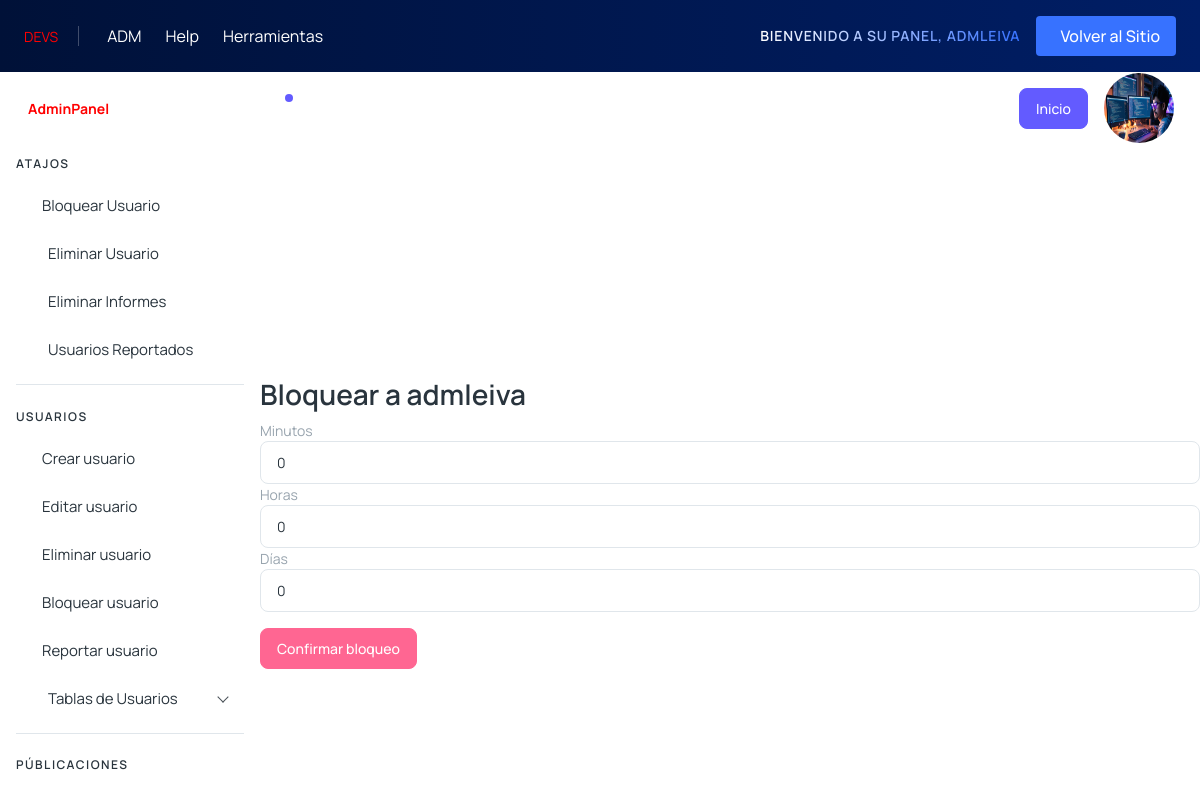
Page /bloquearUsuario/1/ (signed in) on the committed database.
### users/models.py (models this page shows, shortened)
class Profile(models.Model):
    user = models.OneToOneField(User, on_delete=models.CASCADE)
    full_name = models.CharField(max_length=150, blank=True, null=True)
    avatar = models.ImageField(upload_to=user_avatar_path, default='profiles/default.png')
    bio = models.TextField(blank=True, null=True)
    phone = models.CharField(max_length=20, blank=True, null=True)
    is_blocked = models.BooleanField(default=False)
    blocked_until = models.DateTimeField(null=True, blank=True)

### dashboard/views.py (the view)
# urls.py: path('bloquearUsuario/<int:user_id>/', views.blockUser, name='bloquearUsuario'),
@login_required
def blockUser(request, user_id):
    current_admin = request.user
    profileAdmin, created = Profile.objects.get_or_create(user=current_admin)
    if not request.user.is_staff:
        return HttpResponseForbidden("No tenés permisos.")
    user_to_block = get_object_or_404(User, pk=user_id)
    profile = user_to_block.profile
    if request.method == "POST":
        minutes = int(request.POST.get("minutes", 0))
        hours   = int(request.POST.get("hours", 0))
        days    = int(request.POST.get("days", 0))
        profile.block(minutes=minutes, hours=hours, days=days)
        return redirect("dashboard")
    return render(request, "dashboard/usuarios/bloquearUsuario.html", {
        'admin_profile': profileAdmin,
        "user": user_to_block
    })

### dashboard/templates/dashboard/usuarios/bloquearUsuario.html (shortened to what this page needs)
{% extends 'dashboard/baseAdmin.html' %}
{% load static %}
{% block content %}
<br><br><br><br><br><br><br><br><br><br><br><br><br><br><br><br><br><br>
<h2>Bloquear a {{ user.username }}</h2>
<form method="POST">
    <label>Minutos</label>
    <input type="number" name="minutes" min="0" value="0" class="form-control" />
    <label>Horas</label>
    <input type="number" name="hours" min="0" value="0" class="form-control" />
    <label>Días</label>
    <input type="number" name="days" min="0" value="0" class="form-control" />
    <button class="btn btn-danger mt-3">Confirmar bloqueo</button>
</form>
{% endblock %}

### dashboard/templates/dashboard/secciones/navbaradmin.html (shortened to what this page needs)
    <div class="app-topstrip bg-dark py-3 px-4 w-100 d-lg-flex align-items-center justify-content-between">
      <div class="d-none d-sm-flex align-items-center justify-content-center gap-9 mb-3 mb-lg-0">
        <a class="d-flex justify-content-center" href="https://adminmart.com/" target="_blank">
          <span class="admin-text" style="color: red;">DEVS</span>
        </a>
        <div class="d-none d-xl-flex align-items-center gap-3 border-start border-white border-opacity-25 ps-9">
          <a target="_blank" href="https://adminmart.com/templates/bootstrap/"
            class="link-hover d-flex align-items-center gap-2 border-0 text-white lh-sm fs-4">
            ADM
          </a>
          <a target="_blank" href="https://adminmart.com/support/"
            class="link-hover d-flex align-items-center gap-2 border-0 text-white lh-sm fs-4">
            Help
          </a>
          <a target="_blank" href="https://adminmart.com/hire-us/"
            class="link-hover d-flex align-items-center gap-2 border-0 text-white lh-sm fs-4">
            Herramientas
          </a>
        </div>
      </div>
      <div class="d-lg-flex align-items-center gap-3">
        <h3 class="text-linear-gradient mb-3 mb-lg-0 fs-3 text-uppercase text-center fw-semibold">Bienvenido a su panel, {{ admin_profile.user }}
        </h3>
        <div class="d-sm-flex align-items-center justify-content-center gap-8">
          <div class="d-flex align-items-center justify-content-center gap-8">
            <a
              class="get-pro-btn rounded btn btn-primary d-flex align-items-center gap-2 fs-4 border-0 px-3 py-2"
              href="{% url 'home' %}">
              Volver al Sitio
            </a>
          </div>
        </div>
      </div>
    </div>

### dashboard/templates/dashboard/secciones/header.html (shortened to what this page needs)
<header class="app-header">
        <nav class="navbar navbar-expand-lg navbar-light">
          <ul class="navbar-nav">
            <li class="nav-item dropdown">
              <a class="nav-link " href="javascript:void(0)" id="drop1" data-bs-toggle="dropdown" aria-expanded="false">
                <div class="notification bg-primary rounded-circle"></div>
              </a>
            </li>
          </ul>
          <div class="navbar-collapse justify-content-end px-0" id="navbarNav">
            <ul class="navbar-nav flex-row ms-auto align-items-center justify-content-end">
              <a href="{% url 'dashboard' %}" class="btn btn-primary">Inicio</a>
              <li class="nav-item dropdown">
                <a class="nav-link " href="javascript:void(0)" id="drop2" data-bs-toggle="dropdown"
                  aria-expanded="false">
                  <img src="{{ admin_profile.avatar.url }}" alt="" width="70" height="70" class="rounded-circle">
                </a>
              </li>
            </ul>
          </div>
        </nav>
      </header>

### rows in the picture
Profile: user "ADMLEIVA", avatar (picture)

### other values in the picture
{{ user.username }} "admleiva"
